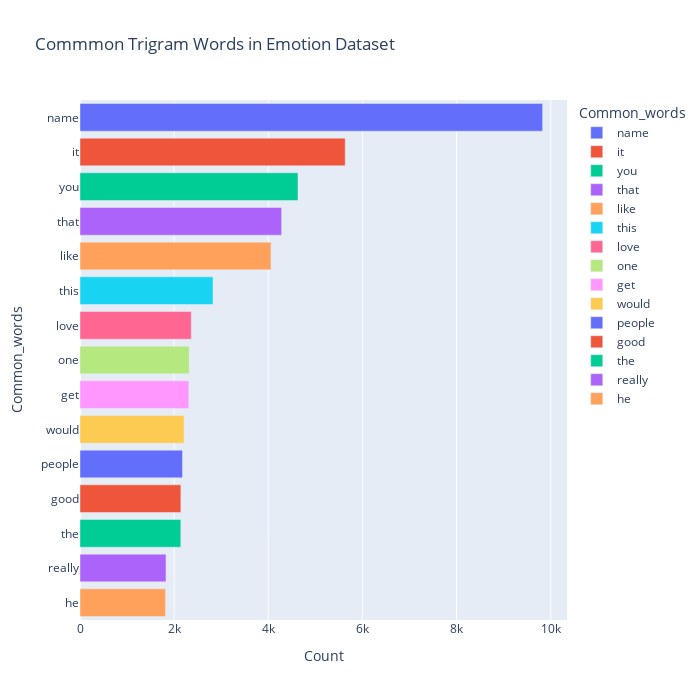

Write notebook code for a chart like this one.
### Code cell
trigram_common = get_top_text_ngrams(df.text,15,3)
trigram_common = dict(most_common_uni)
trigram_common_df = pd.DataFrame(columns = ["Common_words" , 'Count'])
trigram_common_df["Common_words"] = list(most_common_uni.keys())
trigram_common_df["Count"] = list(most_common_uni.values())
fig = px.bar(temp, x="Count", y="Common_words", title='Commmon Trigram Words in Emotion Dataset', orientation='h', 
             width=700, height=700,color='Common_words')
fig.show()

### Figure 1 — Plotly figure (JSON) as saved in the notebook; plotly's stock layout.template omitted (floating-point values rounded to 4 significant figures)
{"data": [{"alignmentgroup": "True", "hovertemplate": "Common_words=%{y}<br>Count=%{x}<extra></extra>", "legendgroup": "name", "marker": {"color": "#636efa", "pattern": {"shape": ""}}, "name": "name", "offsetgroup": "name", "orientation": "h", "showlegend": true, "textposition": "auto", "type": "bar", "x": [9828], "xaxis": "x", "y": ["name"], "yaxis": "y"}, {"alignmentgroup": "True", "hovertemplate": "Common_words=%{y}<br>Count=%{x}<extra></extra>", "legendgroup": "it", "marker": {"color": "#EF553B", "pattern": {"shape": ""}}, "name": "it", "offsetgroup": "it", "orientation": "h", "showlegend": true, "textposition": "auto", "type": "bar", "x": [5634], "xaxis": "x", "y": ["it"], "yaxis": "y"}, {"alignmentgroup": "True", "hovertemplate": "Common_words=%{y}<br>Count=%{x}<extra></extra>", "legendgroup": "you", "marker": {"color": "#00cc96", "pattern": {"shape": ""}}, "name": "you", "offsetgroup": "you", "orientation": "h", "showlegend": true, "textposition": "auto", "type": "bar", "x": [4631], "xaxis": "x", "y": ["you"], "yaxis": "y"}, {"alignmentgroup": "True", "hovertemplate": "Common_words=%{y}<br>Count=%{x}<extra></extra>", "legendgroup": "that", "marker": {"color": "#ab63fa", "pattern": {"shape": ""}}, "name": "that", "offsetgroup": "that", "orientation": "h", "showlegend": true, "textposition": "auto", "type": "bar", "x": [4283], "xaxis": "x", "y": ["that"], "yaxis": "y"}, {"alignmentgroup": "True", "hovertemplate": "Common_words=%{y}<br>Count=%{x}<extra></extra>", "legendgroup": "like", "marker": {"color": "#FFA15A", "pattern": {"shape": ""}}, "name": "like", "offsetgroup": "like", "orientation": "h", "showlegend": true, "textposition": "auto", "type": "bar", "x": [4057], "xaxis": "x", "y": ["like"], "yaxis": "y"}, {"alignmentgroup": "True", "hovertemplate": "Common_words=%{y}<br>Count=%{x}<extra></extra>", "legendgroup": "this", "marker": {"color": "#19d3f3", "pattern": {"shape": ""}}, "name": "this", "offsetgroup": "this", "orientation": "h", "showlegend": true, "textposition": "auto", "type": "bar", "x": [2826], "xaxis": "x", "y": ["this"], "yaxis": "y"}, {"alignmentgroup": "True", "hovertemplate": "Common_words=%{y}<br>Count=%{x}<extra></extra>", "legendgroup": "love", "marker": {"color": "#FF6692", "pattern": {"shape": ""}}, "name": "love", "offsetgroup": "love", "orientation": "h", "showlegend": true, "textposition": "auto", "type": "bar", "x": [2364], "xaxis": "x", "y": ["love"], "yaxis": "y"}, {"alignmentgroup": "True", "hovertemplate": "Common_words=%{y}<br>Count=%{x}<extra></extra>", "legendgroup": "one", "marker": {"color": "#B6E880", "pattern": {"shape": ""}}, "name": "one", "offsetgroup": "one", "orientation": "h", "showlegend": true, "textposition": "auto", "type": "bar", "x": [2319], "xaxis": "x", "y": ["one"], "yaxis": "y"}, {"alignmentgroup": "True", "hovertemplate": "Common_words=%{y}<br>Count=%{x}<extra></extra>", "legendgroup": "get", "marker": {"color": "#FF97FF", "pattern": {"shape": ""}}, "name": "get", "offsetgroup": "get", "orientation": "h", "showlegend": true, "textposition": "auto", "type": "bar", "x": [2312], "xaxis": "x", "y": ["get"], "yaxis": "y"}, {"alignmentgroup": "True", "hovertemplate": "Common_words=%{y}<br>Count=%{x}<extra></extra>", "legendgroup": "would", "marker": {"color": "#FECB52", "pattern": {"shape": ""}}, "name": "would", "offsetgroup": "would", "orientation": "h", "showlegend": true, "textposition": "auto", "type": "bar", "x": [2211], "xaxis": "x", "y": ["would"], "yaxis": "y"}, {"alignmentgroup": "True", "hovertemplate": "Common_words=%{y}<br>Count=%{x}<extra></extra>", "legendgroup": "people", "marker": {"color": "#636efa", "pattern": {"shape": ""}}, "name": "people", "offsetgroup": "people", "orientation": "h", "showlegend": true, "textposition": "auto", "type": "bar", "x": [2177], "xaxis": "x", "y": ["people"], "yaxis": "y"}, {"alignmentgroup": "True", "hovertemplate": "Common_words=%{y}<br>Count=%{x}<extra></extra>", "legendgroup": "good", "marker": {"color": "#EF553B", "pattern": {"shape": ""}}, "name": "good", "offsetgroup": "good", "orientation": "h", "showlegend": true, "textposition": "auto", "type": "bar", "x": [2143], "xaxis": "x", "y": ["good"], "yaxis": "y"}, {"alignmentgroup": "True", "hovertemplate": "Common_words=%{y}<br>Count=%{x}<extra></extra>", "legendgroup": "the", "marker": {"color": "#00cc96", "pattern": {"shape": ""}}, "name": "the", "offsetgroup": "the", "orientation": "h", "showlegend": true, "textposition": "auto", "type": "bar", "x": [2141], "xaxis": "x", "y": ["the"], "yaxis": "y"}, {"alignmentgroup": "True", "hovertemplate": "Common_words=%{y}<br>Count=%{x}<extra></extra>", "legendgroup": "really", "marker": {"color": "#ab63fa", "pattern": {"shape": ""}}, "name": "really", "offsetgroup": "really", "orientation": "h", "showlegend": true, "textposition": "auto", "type": "bar", "x": [1827], "xaxis": "x", "y": ["really"], "yaxis": "y"}, {"alignmentgroup": "True", "hovertemplate": "Common_words=%{y}<br>Count=%{x}<extra></extra>", "legendgroup": "he", "marker": {"color": "#FFA15A", "pattern": {"shape": ""}}, "name": "he", "offsetgroup": "he", "orientation": "h", "showlegend": true, "textposition": "auto", "type": "bar", "x": [1817], "xaxis": "x", "y": ["he"], "yaxis": "y"}], "layout": {"barmode": "relative", "height": 700, "legend": {"title": {"text": "Common_words"}, "tracegroupgap": 0}, "title": {"text": "Commmon Trigram Words in Emotion Dataset"}, "width": 700, "xaxis": {"anchor": "y", "domain": [0, 1], "title": {"text": "Count"}}, "yaxis": {"anchor": "x", "categoryarray": ["he", "really", "the", "good", "people", "would", "get", "one", "love", "this", "like", "that", "you", "it", "name"], "categoryorder": "array", "domain": [0, 1], "title": {"text": "Common_words"}}}}
